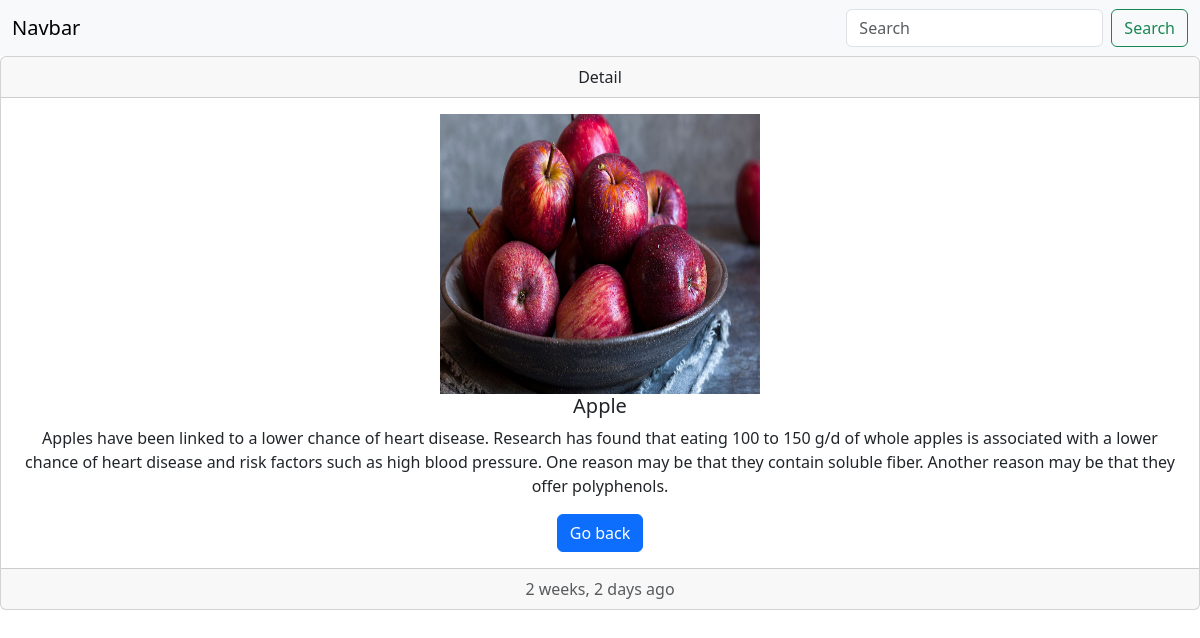
/postdetail/1/, run on the app's committed database.
### posts/models.py (models this page shows, shortened)
class Post(models.Model):
    title = models.CharField(max_length=255)
    photo=models.ImageField(upload_to='photo')
    post_body = models.TextField()
    date=models.DateField(auto_now=True)

### posts/views.py (the view)
# urls.py: path('postdetail/<int:id>/', postdetail, name='postdetail'),
def postdetail(request,id):
    data=Post.objects.filter(id=id)
    context={"data":data}
    return render(request,'postdetails.html',context)

### templates/postdetails.html (shortened to what this page needs)
{% load static %}
<!DOCTYPE html>
    <html lang="en">
    <head>
        <link rel="stylesheet" href="{% static 'css/bootstrap.min.css' %}">
    </head>
    <body>
        <nav class="navbar bg-body-tertiary">
            <div class="container-fluid">
              <a class="navbar-brand">Navbar</a>
              <form class="d-flex" role="search">
                <input class="form-control me-2" type="search" placeholder="Search" aria-label="Search"/>
                <button class="btn btn-outline-success" type="submit">Search</button>
              </form>
            </div>
          </nav>
        {% for i in data %}
        <div class="card text-center">
            <div class="card-header">
              Detail
            </div>
            <div class="card-body">
                <img src="{{i.photo.url}}">
              <h5 class="card-title">{{i.title}}</h5>
              <p class="card-text">{{i.post_body}}</p>
              <a href="{% url 'posts' %}" class="btn btn-primary">Go back</a>
            </div>
            <div class="card-footer text-body-secondary">
                {{i.date | timesince}} ago
            </div>
          </div>
        {% endfor %}
    </body>
    </html>

### templates/postdetails.html (style rules this page uses)
img { width:320px; height:280px; }

### data on the page
Post: photo (picture), title "Apple", post_body "Apples have been linked to a lower chance of heart disease. Research has found that eating 100 to 150 g/d of whole apples is associated with a lower chance of heart disease and risk factors such as high blood pressure. One reason may be that they contain soluble fiber. Another reason may be that they offer polyphenols.", date "2 weeks, 2 days"
